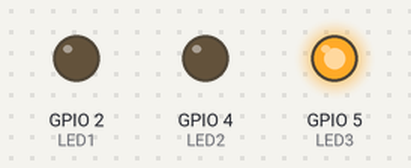
This sketch was run on a simulated ESP32. On the bench: output pins drawn as LEDs (lit = HIGH). What the sketch prints to the serial monitor is not drawn.

Above: at 0.1 s.
Timing chart, 0 to 1.6 s (numbered marks = the images above):
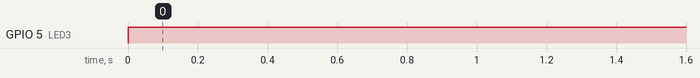

Measured:
- by itself, GPIO 5 (LED3): LOW → HIGH at 0.00 s

The sketch:

inbuild_megnetic_hall_sensor.ino
```cpp
#define LED1 2  // Built-in LED on GPIO2
#define LED2 4
#define LED3 5

void setup() {
    Serial.begin(19600);
    pinMode(LED1, OUTPUT);
    pinMode(LED2, OUTPUT);
    pinMode(LED3, OUTPUT);
    Serial.println("ESP32 Hall Sensor LED Control Started");
}

void loop() {
    int hallValue = hallRead();  // Read Hall sensor
    Serial.print("Hall Sensor Value: ");
    Serial.println(hallValue);

    // Control LEDs based on Hall sensor reading
    if (hallValue > 50) {
        digitalWrite(LED1, HIGH);
        digitalWrite(LED2, LOW);
        digitalWrite(LED3, LOW);
    } else if (hallValue < -50) {
        digitalWrite(LED1, LOW);
        digitalWrite(LED2, HIGH);
        digitalWrite(LED3, LOW);
    } else {
        digitalWrite(LED1, LOW);
        digitalWrite(LED2, LOW);
        digitalWrite(LED3, HIGH);
    }

    delay(500);
}
```
